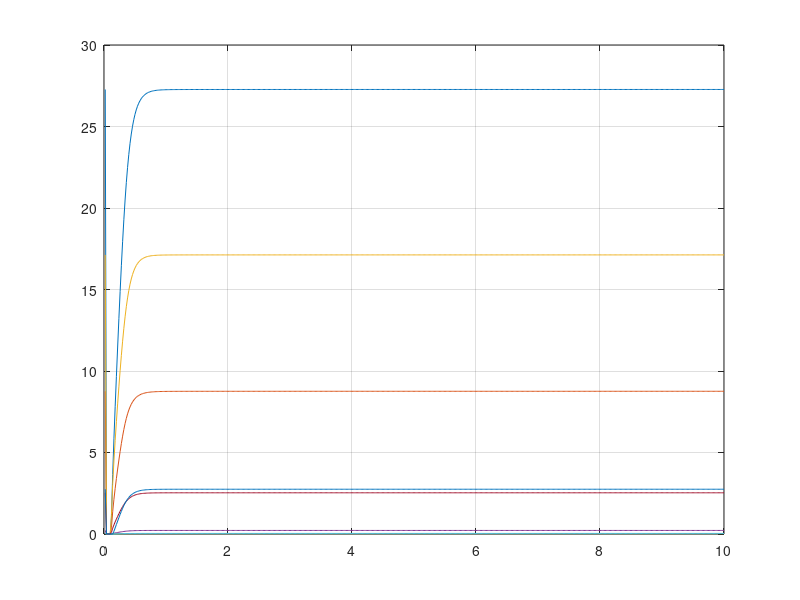
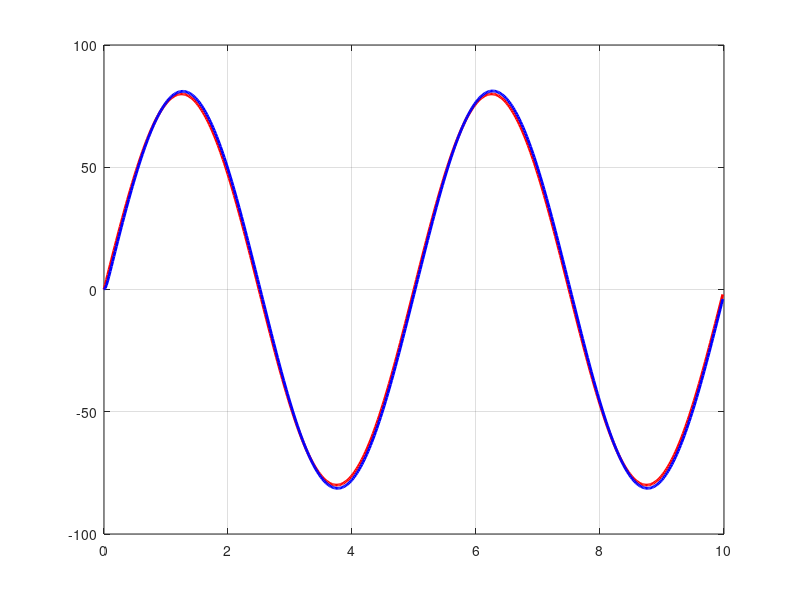
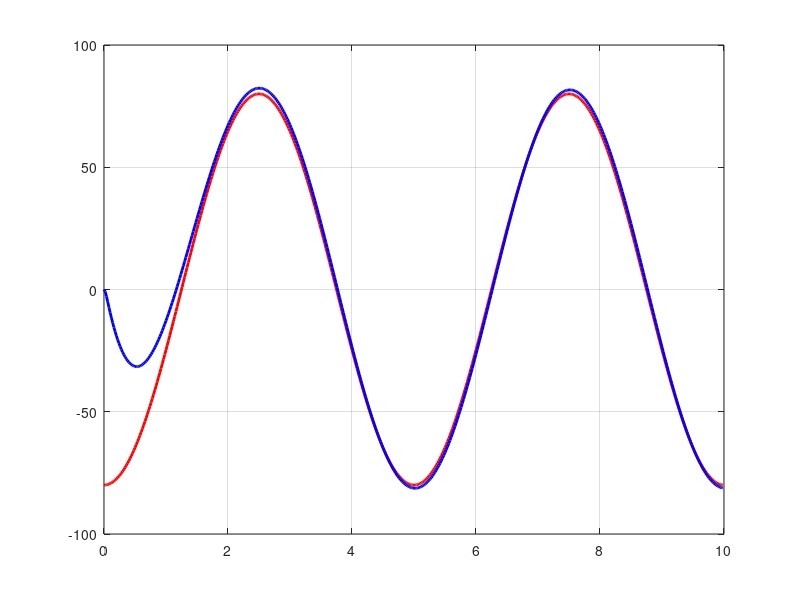
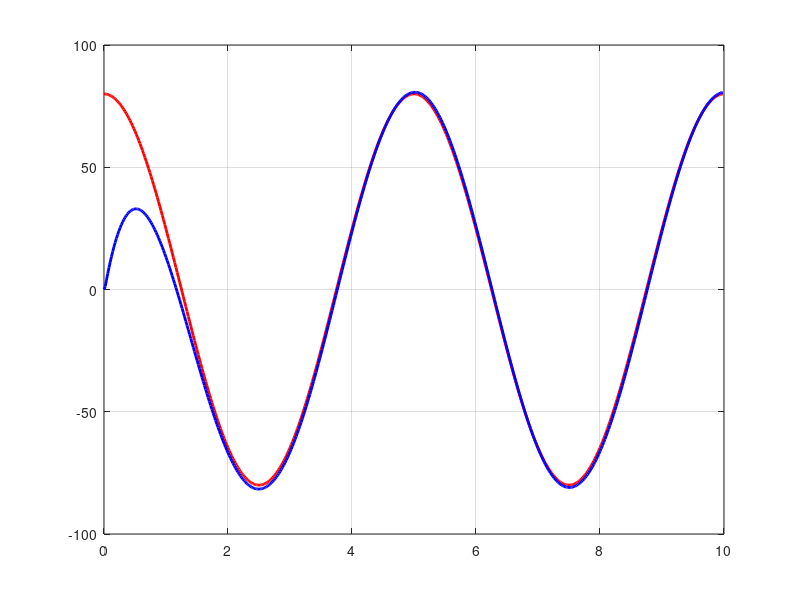

Reproduce these figures in MATLAB, in order.
clear; clc;

%% load file
smc_param = csvread('./response/opt_smc_param.csv', 1, 0);
ref_cmd = csvread('./response/ref_cmd.csv', 1, 0);
uav_state = csvread('./response/uav_state.csv', 1, 0);

smc_param(1, :) = [];

%% SMC parameter
shape = size(smc_param);
figure(1);
set(gcf, 'unit', 'centimeters', 'position', [7 6 10 8]);
for i = 1 : shape(2)
    plot((1: length(smc_param(:, i)))/1e2*2, smc_param(:, i)); hold on;
end
% legend('k11', 'k12', 'k13', 'k21', 'k22', 'k23', 'gamma', 'lambda');
grid on;

%% state response
k = 180 / pi;
%% phi
figure(2);
set(gcf, 'unit', 'centimeters', 'position', [7 6 10 8]);
plot(ref_cmd(:, 1), k * ref_cmd(:, 8), 'red', 'linewidth', 2); hold on;
plot(uav_state(:, 1), k * uav_state(:, 8), 'blue', 'linewidth', 2);
grid on;

%% theta
figure(3);
set(gcf, 'unit', 'centimeters', 'position', [7 6 10 8]);
plot(ref_cmd(:, 1), k * ref_cmd(:, 9), 'red', 'linewidth', 2); hold on;
plot(uav_state(:, 1), k * uav_state(:, 9), 'blue', 'linewidth', 2);
grid on;

%% psi
figure(4);
set(gcf, 'unit', 'centimeters', 'position', [7 6 10 8]);
plot(ref_cmd(:, 1), k * ref_cmd(:, 10), 'red', 'linewidth', 2); hold on;
plot(uav_state(:, 1), k * uav_state(:, 10), 'blue', 'linewidth', 2);
grid on;

%% dot_phi
figure(5);
set(gcf, 'unit', 'centimeters', 'position', [7 6 10 8]);
plot(ref_cmd(:, 1), k * ref_cmd(:, 11), 'red', 'linewidth', 2); hold on;
plot(uav_state(:, 1), k * uav_state(:, 14), 'blue', 'linewidth', 2);
grid on;

%% dot_theta
figure(6);
set(gcf, 'unit', 'centimeters', 'position', [7 6 10 8]);
plot(ref_cmd(:, 1), k * ref_cmd(:, 12), 'red', 'linewidth', 2); hold on;
plot(uav_state(:, 1), k * uav_state(:, 15), 'blue', 'linewidth', 2);
grid on;

%% dot_psi
figure(7);
set(gcf, 'unit', 'centimeters', 'position', [7 6 10 8]);
plot(ref_cmd(:, 1), k * ref_cmd(:, 13), 'red', 'linewidth', 2); hold on;
plot(uav_state(:, 1), k * uav_state(:, 16), 'blue', 'linewidth', 2);
grid on;
